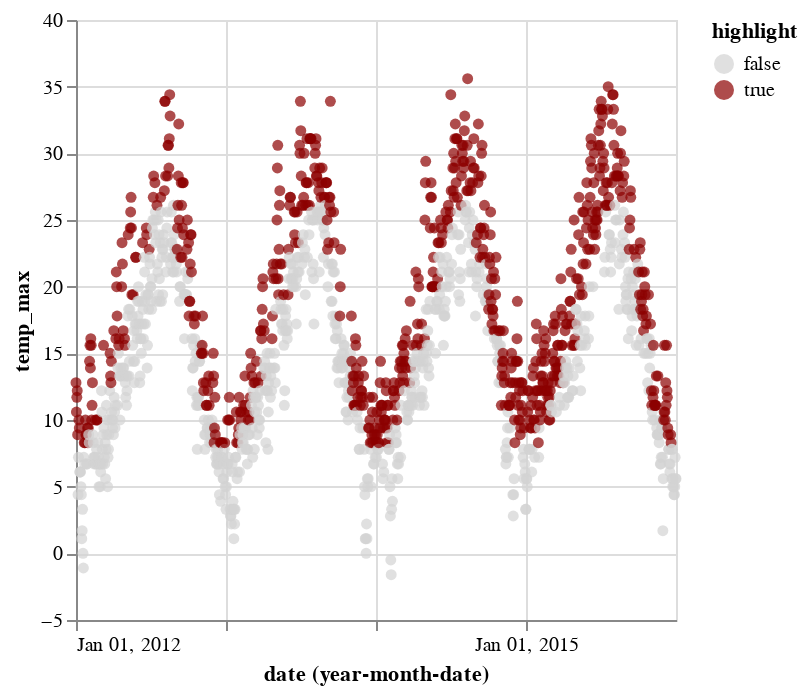

The notebook cell this image was saved under:
### Markdown cell above
### Highlight days above the monthly mean

Here we use it to change the color of daily high temp points that rise above the monthly mean daily max temperature in an Altair plot.

### Code cell
alt.Chart(weather).mark_circle().encode(
    x = 'yearmonthdate(date):T',
    y = 'temp_max:Q',
    color = alt.Color('highlight:O').scale(domain=[False,True], range=['lightgray', 'darkred'])
).transform_calculate(
    highlight = 'datum.temp_max > datum.monthly_mean'
)

### Figure 1 — Vega-Lite specification as saved in the notebook (floating-point values rounded to 4 significant figures; data arrays with more than 128 entries replaced by an {"elided": "..."} marker saying what was removed)
{"config": {"view": {"continuousWidth": 300, "continuousHeight": 300}}, "data": {"name": "data-1600c135fa558319ea266c1ce429f974"}, "mark": {"type": "circle"}, "encoding": {"color": {"field": "highlight", "scale": {"domain": [false, true], "range": ["lightgray", "darkred"]}, "type": "ordinal"}, "x": {"field": "date", "timeUnit": "yearmonthdate", "type": "temporal"}, "y": {"field": "temp_max", "type": "quantitative"}}, "transform": [{"calculate": "datum.temp_max > datum.monthly_mean", "as": "highlight"}], "$schema": "https://vega.github.io/schema/vega-lite/v5.8.0.json", "datasets": {"data-1600c135fa558319ea266c1ce429f974": {"elided": "1461 records"}}}
